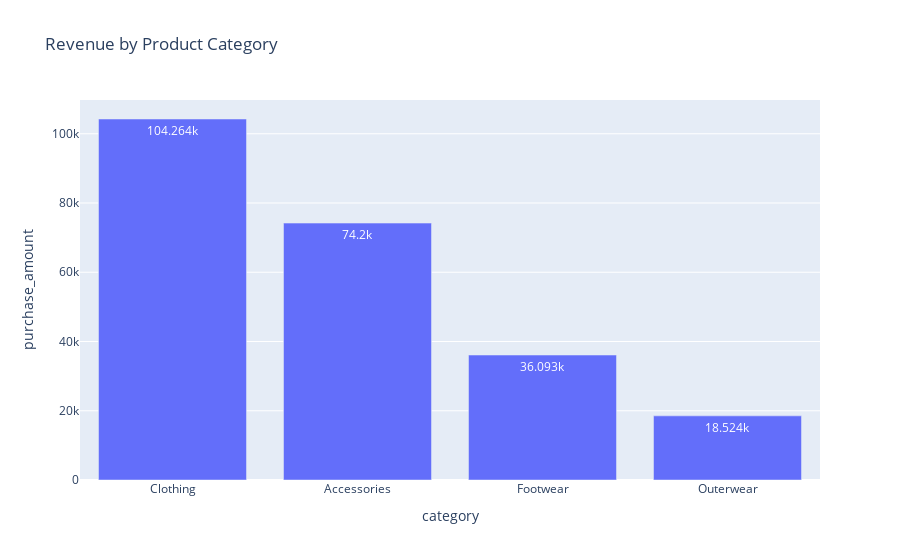

Source (notebook cell):
### Markdown cell above
2. Revenue by Product Category

### Code cell
category_revenue = (
    df.groupby("category", as_index=False)["purchase_amount"]
    .sum()
    .sort_values(by="purchase_amount", ascending=False)
)

fig = px.bar(
    category_revenue,
    x="category",
    y="purchase_amount",
    title="Revenue by Product Category",
    text_auto=True
)
fig.show()

### Figure 1 — Plotly figure (JSON) as saved in the notebook; plotly's stock layout.template omitted (floating-point values rounded to 4 significant figures)
{"data": [{"hovertemplate": "category=%{x}<br>purchase_amount=%{y}<extra></extra>", "legendgroup": "", "marker": {"color": "#636efa", "pattern": {"shape": ""}}, "name": "", "orientation": "v", "showlegend": false, "textposition": "auto", "texttemplate": "%{y}", "type": "bar", "x": ["Clothing", "Accessories", "Footwear", "Outerwear"], "xaxis": "x", "y": [104264, 74200, 36093, 18524], "yaxis": "y"}], "layout": {"barmode": "relative", "legend": {"tracegroupgap": 0}, "title": {"text": "Revenue by Product Category"}, "xaxis": {"anchor": "y", "domain": [0, 1], "title": {"text": "category"}}, "yaxis": {"anchor": "x", "domain": [0, 1], "title": {"text": "purchase_amount"}}}}
